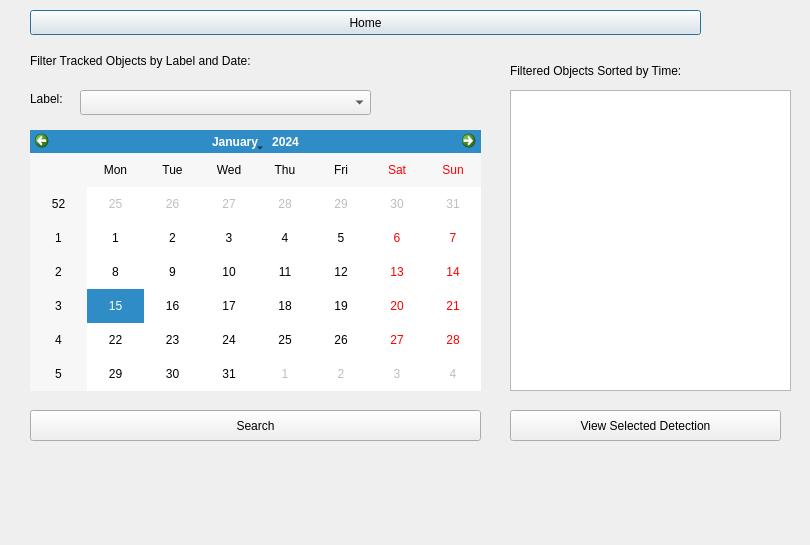
<?xml version="1.0" encoding="UTF-8"?>
<ui version="4.0">
 <class>SearchFilter</class>
 <widget class="QDialog" name="SearchFilter">
  <property name="geometry">
   <rect>
    <x>0</x>
    <y>0</y>
    <width>810</width>
    <height>545</height>
   </rect>
  </property>
  <property name="windowTitle">
   <string>Dialog</string>
  </property>
  <widget class="QListWidget" name="listWidget">
   <property name="geometry">
    <rect>
     <x>510</x>
     <y>90</y>
     <width>281</width>
     <height>301</height>
    </rect>
   </property>
  </widget>
  <widget class="QCalendarWidget" name="calendarWidget">
   <property name="geometry">
    <rect>
     <x>30</x>
     <y>130</y>
     <width>451</width>
     <height>261</height>
    </rect>
   </property>
  </widget>
  <widget class="QLabel" name="label">
   <property name="geometry">
    <rect>
     <x>30</x>
     <y>50</y>
     <width>311</width>
     <height>21</height>
    </rect>
   </property>
   <property name="text">
    <string>Filter Tracked Objects by Label and Date:</string>
   </property>
  </widget>
  <widget class="QLabel" name="label_2">
   <property name="geometry">
    <rect>
     <x>510</x>
     <y>60</y>
     <width>231</width>
     <height>21</height>
    </rect>
   </property>
   <property name="text">
    <string>Filtered Objects Sorted by Time:</string>
   </property>
  </widget>
  <widget class="QComboBox" name="comboBox">
   <property name="geometry">
    <rect>
     <x>80</x>
     <y>90</y>
     <width>291</width>
     <height>25</height>
    </rect>
   </property>
  </widget>
  <widget class="QLabel" name="label_3">
   <property name="geometry">
    <rect>
     <x>30</x>
     <y>90</y>
     <width>67</width>
     <height>17</height>
    </rect>
   </property>
   <property name="text">
    <string>Label: </string>
   </property>
  </widget>
  <widget class="QPushButton" name="pushButton">
   <property name="geometry">
    <rect>
     <x>30</x>
     <y>10</y>
     <width>671</width>
     <height>25</height>
    </rect>
   </property>
   <property name="text">
    <string>Home</string>
   </property>
  </widget>
  <widget class="QPushButton" name="pushButton_3">
   <property name="geometry">
    <rect>
     <x>510</x>
     <y>410</y>
     <width>271</width>
     <height>31</height>
    </rect>
   </property>
   <property name="text">
    <string>View Selected Detection</string>
   </property>
  </widget>
  <widget class="QPushButton" name="pushButton_4">
   <property name="geometry">
    <rect>
     <x>30</x>
     <y>410</y>
     <width>451</width>
     <height>31</height>
    </rect>
   </property>
   <property name="text">
    <string>Search</string>
   </property>
  </widget>
 </widget>
 <resources/>
 <connections/>
</ui>
